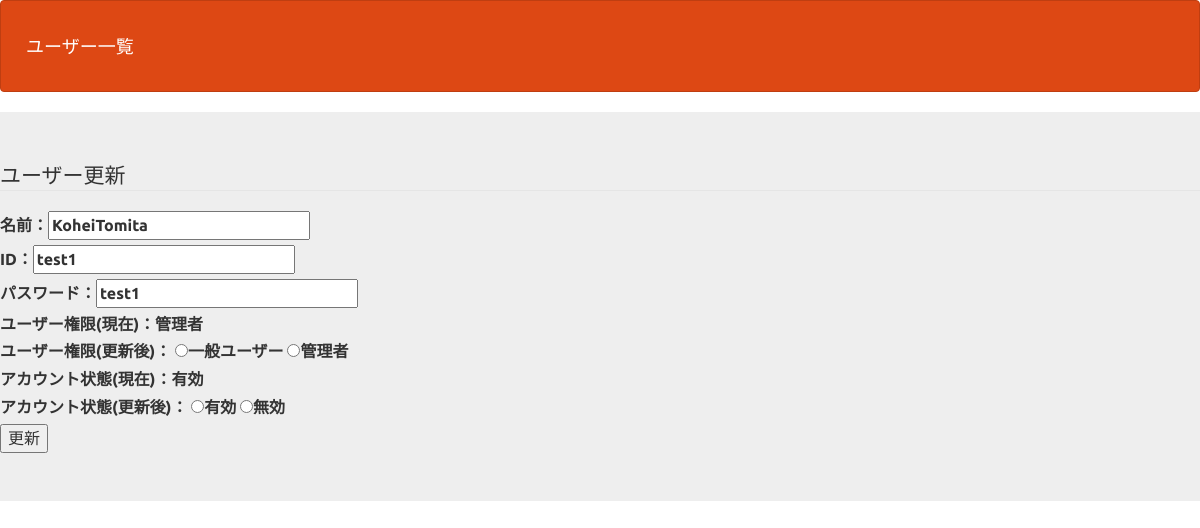
Screenshot of /bm_update_view_user.php?id=1 with the database file from the repository.
### tables this page shows
CREATE TABLE `gs_user_table` (
  `id` int(12) NOT NULL,
  `name` varchar(64) NOT NULL,
  `lid` varchar(128) NOT NULL,
  `lpw` varchar(64) NOT NULL,
  `kanri_flg` int(1) NOT NULL,
  `life_flg` int(1) NOT NULL
);

### bm_update_view_user.php (the view, shortened to what this page needs)
<?php
$pdo = db_conn();
$id = $_GET['id'];
$stmt = $pdo->prepare("SELECT * FROM gs_user_table WHERE id =" .$id.";");
$status = $stmt->execute();
if ($status == false) {
    sql_error($status);
} else {
    $row = $stmt->fetch();
}
if ($row['kanri_flg'] == 0) {
  $k_flg = '一般ユーザー';
} else {
  $k_flg = '管理者';
}
if ($row['life_flg'] == 0) {
  $l_flg = '有効';
} else {
  $l_flg = '無効';
}
?>
<!DOCTYPE html>
<html lang="ja">
<head>
  <link href="css/bootstrap.min.css" rel="stylesheet">
</head>
<body>
<header>
  <nav class="navbar navbar-default">
    <div class="container-fluid">
    <div class="navbar-header"><a class="navbar-brand" href="select_user.php">ユーザー一覧</a></div>
    </div>
  </nav>
</header>
<form method="POST" action="bm_update_user.php">
  <div class="jumbotron">
   <fieldset>
    <legend>ユーザー更新</legend>
     <label>名前：<input type="text" name="name" value="<?= $row['name'] ?>"></label><br>
     <label>ID：<input type="text" name="lid" value="<?= $row['lid'] ?>"></label><br>
     <label>パスワード：<input type="text" name="lpw" value="<?= $row['lpw'] ?>"></label><br>
     <label>ユーザー権限(現在)：<?= $k_flg?></label><br>
     <label>ユーザー権限(更新後)：
     <input type="radio" name="kanri_flg" value=0>一般ユーザー
     <input type="radio" name="kanri_flg" value=1>管理者
     </label><br>
     <label>アカウント状態(現在)：<?= $l_flg?></label><br>
     <label>アカウント状態(更新後)：
     <input type="radio" name="life_flg" value=0>有効
     <input type="radio" name="life_flg" value=1>無効
     </label><br>
     <input type="submit" value="更新">
    </fieldset>
  </div>
</form>
</body>
</html>

### bm_update_view_user.php (style rules this page uses)
div { padding: 10px;font-size:16px; }

### rows the page displays
gs_user_table: name "KoheiTomita", lid "test1", lpw "test1", kanri_flg "管理者", life_flg "有効"
